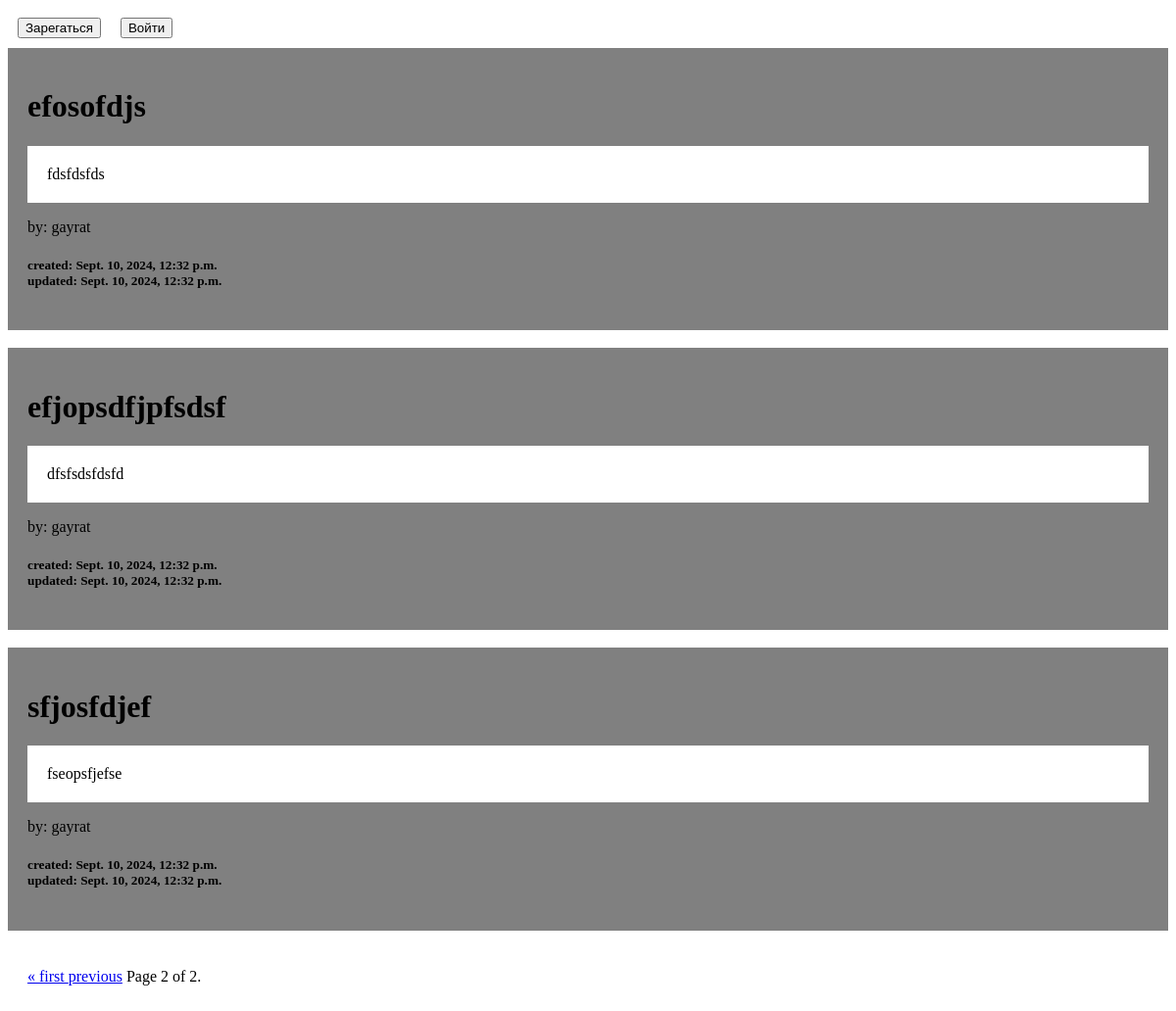
The app's page /posts/?page=2, older data.
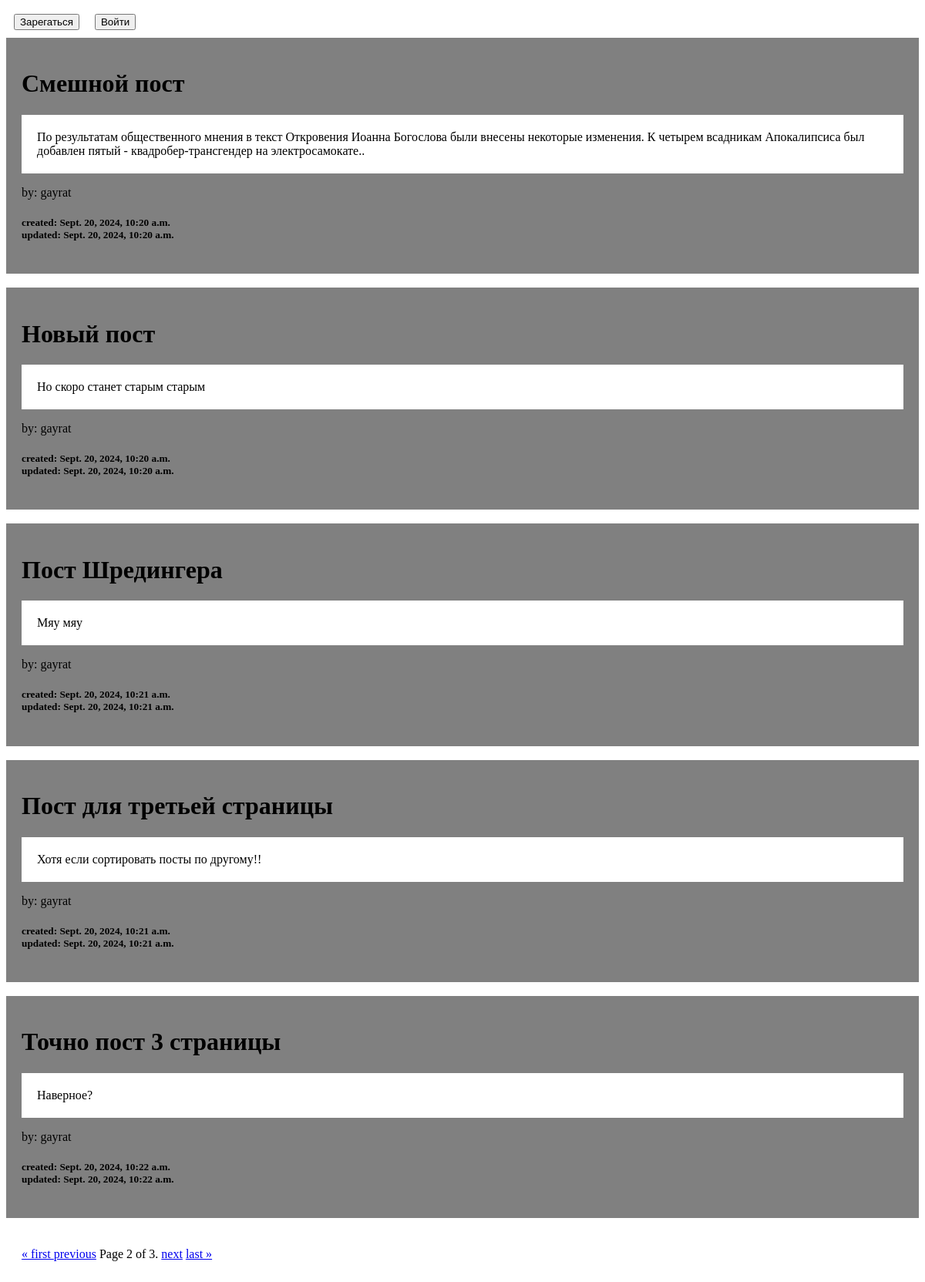
The same page, newer data.
### blog_api_1/models.py (models this page shows, shortened)
class Post(models.Model):
    title = models.CharField(max_length=255)
    content = models.TextField()
    author = models.ForeignKey(User, on_delete=models.CASCADE)
    created_at = models.DateTimeField(auto_now_add=True)
    updated_at = models.DateTimeField(auto_now=True)

### blog_api_1/views.py (the view)
# urls.py: path('posts/', showPosts, name='Posts'),
def showPosts(request):
    Posts = Post.objects.all()
    paginator = Paginator(Posts, 5)
    page_number = request.GET.get("page")
    page_obj = paginator.get_page(page_number)
    return render(request, 'blogapp/posts.html', {"Posts": page_obj})

### blog_api_1/templates/blogapp/posts.html
{% extends 'blogapp/base.html' %}
{% block content %}
    {% for p in Posts %}
    <a href="{% url 'postpage' p.id %}" style="text-decoration: none;  color: inherit;">
    <div style="background-color: gray; padding: 20px">
        <h1>{{ p.title }}</h1>
        <p style="background-color: white; padding: 20px">{{ p.content }}</p>
        <p>by: {{ p.author }}</p>
        <h5>created: {{ p.created_at }}<br>
        updated: {{p.updated_at }}</h5>
    </div>
    </a>
    <br>
    {% endfor %}
    <div class="pagination" style="padding: 20px;">
    <span class="step-links">
        {% if Posts.has_previous %}
            <a href="?page=1">&laquo; first  </a>
            <a href="?page={{ Posts.previous_page_number }}">  previous</a>
        {% endif %}
        <span class="current">
            Page {{ Posts.number }} of {{ Posts.paginator.num_pages }}.
        </span>
        {% if Posts.has_next %}
            <a href="?page={{ Posts.next_page_number }}">next</a>
            <a href="?page={{ Posts.paginator.num_pages }}">last &raquo;</a>
        {% endif %}
    </span>
</div>
{% endblock %}

Row changes from the older to the newer data that the page shows:
removed Post: title "efosofdjs", content "fdsfdsfds", author "gayrat", created_at "Sept. 10, 2024, 12:32 p.m.", updated_at "Sept. 10, 2024, 12:32 p.m."
removed Post: title "efjopsdfjpfsdsf", content "dfsfsdsfdsfd", author "gayrat", created_at "Sept. 10, 2024, 12:32 p.m.", updated_at "Sept. 10, 2024, 12:32 p.m."
removed Post: title "sfjosfdjef", content "fseopsfjefse", author "gayrat", created_at "Sept. 10, 2024, 12:32 p.m.", updated_at "Sept. 10, 2024, 12:32 p.m."
added Post: title "Смешной пост", content "По результатам общественного мнения в текст Откровения Иоанна Богослова были внесены некоторые изменения. К четырем всадникам Апокалипсиса был добавлен пятый - квадробер-трансгендер на электросамокате..", author "gayrat", created_at "Sept. 20, 2024, 10:20 a.m.", updated_at "Sept. 20, 2024, 10:20 a.m."
added Post: title "Новый пост", content "Но скоро станет старым старым", author "gayrat", created_at "Sept. 20, 2024, 10:20 a.m.", updated_at "Sept. 20, 2024, 10:20 a.m."
added Post: title "Пост Шредингера", content "Мяу мяу", author "gayrat", created_at "Sept. 20, 2024, 10:21 a.m.", updated_at "Sept. 20, 2024, 10:21 a.m."
added Post: title "Пост для третьей страницы", content "Хотя если сортировать посты по другому!!", author "gayrat", created_at "Sept. 20, 2024, 10:21 a.m.", updated_at "Sept. 20, 2024, 10:21 a.m."
added Post: title "Точно пост 3 страницы", content "Наверное?", author "gayrat", created_at "Sept. 20, 2024, 10:22 a.m.", updated_at "Sept. 20, 2024, 10:22 a.m."
Text that changed along with them:
{{ Posts.paginator.num_pages }}: "2" → "3"
text now shown: "next last »"
